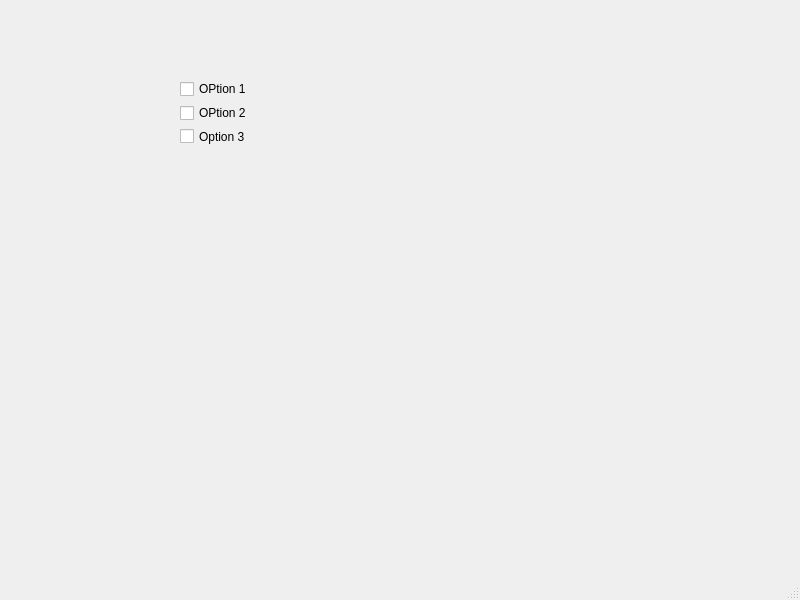
<?xml version="1.0" encoding="UTF-8"?>
<ui version="4.0">
 <class>MainWindow</class>
 <widget class="QMainWindow" name="MainWindow">
  <property name="geometry">
   <rect>
    <x>0</x>
    <y>0</y>
    <width>800</width>
    <height>600</height>
   </rect>
  </property>
  <property name="windowTitle">
   <string>MainWindow</string>
  </property>
  <widget class="QWidget" name="centralwidget">
   <widget class="QWidget" name="">
    <property name="geometry">
     <rect>
      <x>180</x>
      <y>80</y>
      <width>66</width>
      <height>65</height>
     </rect>
    </property>
    <layout class="QVBoxLayout" name="verticalLayout">
     <item>
      <widget class="QCheckBox" name="chkbx_1">
       <property name="text">
        <string>OPtion 1</string>
       </property>
      </widget>
     </item>
     <item>
      <widget class="QCheckBox" name="chkbx_2">
       <property name="text">
        <string>OPtion 2</string>
       </property>
      </widget>
     </item>
     <item>
      <widget class="QCheckBox" name="chkbx_3">
       <property name="text">
        <string>Option 3</string>
       </property>
      </widget>
     </item>
    </layout>
   </widget>
  </widget>
  <widget class="QMenuBar" name="menubar">
   <property name="geometry">
    <rect>
     <x>0</x>
     <y>0</y>
     <width>800</width>
     <height>21</height>
    </rect>
   </property>
  </widget>
  <widget class="QStatusBar" name="statusbar"/>
 </widget>
 <resources/>
 <connections/>
</ui>
